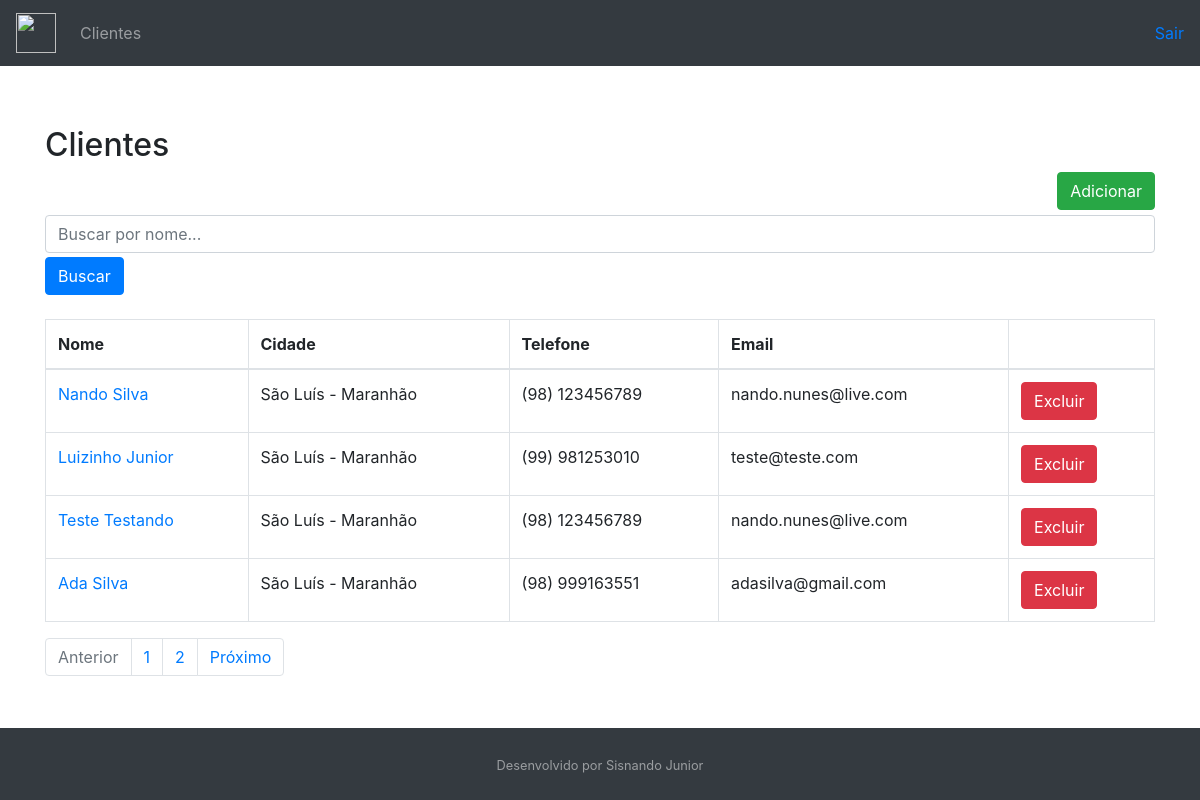
/customer/list/, run on the app's committed database.
### customer/models.py (models this page shows, shortened)
class Customer(models.Model):
    first_name = models.CharField(max_length=30)
    last_name = models.CharField(max_length=50)
    email = models.EmailField()
    birth_date = models.DateField()
    area_code = models.CharField(max_length=3)
    phone_number = models.CharField(max_length=9)
    country = models.CharField(max_length=30)
    state = models.CharField(max_length=30)
    city = models.CharField(max_length=30)
    created_date = models.DateTimeField(auto_now_add=True)
    update_date = models.DateTimeField(auto_now=True)
    active = models.BooleanField(default=True)
    def get_full_phone_number(self):
        return f"({self.area_code}) {self.phone_number}"
    def get_full_name(self):
        return f"{self.first_name} {self.last_name}"
    def get_full_city(self):
        return f"{self.city} - {self.state}"
    def get_absolute_url(self):
        return reverse("customer:customer-update", kwargs={"pk": self.pk})
    def get_delete_url(self):
        return reverse("customer:customer-delete", kwargs={"pk": self.pk})
    class Meta:
        db_table = "customer"

### customer/views.py (the view)
# urls.py: path("list/", CustomerListView.as_view(), name="customer_list"),
class CustomerListView(ListView):
    template_name = "customer/customer_list.html"
    paginate_by = 4
    model = Customer
    def get_queryset(self):
        name = self.request.GET.get("name")
        if name:
            object_list = self.model.objects.filter(
                Q(first_name__icontains=name) | Q(last_name__icontains=name)
            ) #icontains ignora letras maiusculas e minusculas
        else:
            object_list = self.model.objects.all()
        return object_list

### customer/templates/customer/customer_list.html (shortened to what this page needs)
{% extends "model-page.html" %}
{% block content %}
<h2>Clientes</h2>
<a href="{% url "customer:customer_create" %}">
<button type="button" class="btn btn-success"
        style="float: right; margin-bottom: 5px">Adicionar</button>
</a>
<form>
    <div class="form-group mb-1">
        <input class="form-control" type="text" name="name" placeholder="Buscar por nome...">
    </div>
    <button type="submit" class="btn btn-primary">Buscar</button>
</form>
<table class="table table-bordered mt-4">
    <thead>
    <tr>
        <th>Nome</th>
        <th>Cidade</th>
        <th>Telefone</th>
        <th>Email</th>
        <th></th>
    </tr>
    </thead>
    <tbody>
    {% for customer in customer_list%}
    <tr>
        <td><a href="{{ customer.get_absolute_url }}">{{customer.get_full_name}}</a></td>
        <td>{{customer.get_full_city}}</td>
        <td>{{customer.get_full_phone_number}}</td>
        <td>{{customer.email}}</td>
        <form method="post" action="{{customer.get_delete_url}}">{% csrf_token %}
            <td><button type="button" class="btn btn-danger" data-toggle="modal" data-target="#ExemploModalCentralizado">
                Excluir
            </button>
            </td></form>
    </tr>
    {% endfor %}
    </tbody>
</table>
<ul class="pagination">
    {% if page_obj.has_previous %}
    <li class="page-item"><a class="page-link" href="?page={{page_obj.previous_page_number}}">Anterior</a></li>
    {% else %}
    <li class="page-item disabled"><a class="page-link" href="#">Anterior</a></li>
    {% endif %}
    {% for object in page_obj.paginator.page_range %}
    <li class="page-item"><a class="page-link" href="?page={{ forloop.counter }}">{{ forloop.counter }}</a></li>
    {% endfor %}
    {% if page_obj.has_next %}
    <li class="page-item"><a class="page-link" href="?page={{page_obj.next_page_number}}">Próximo</a></li>
    {% else %}
    <li class="page-item disabled"><a class="page-link" href="#">Próximo</a></li>
    {% endif %}
</ul>
{% endblock %}

### core/templates/model-page.html (style rules this page uses)
html, body { height: 100%; }

### data on the page
Customer: get_full_name "Nando Silva", get_full_city "São Luís - Maranhão", get_full_phone_number "(98) 123456789", email "nando.nunes@live.com"
Customer: get_full_name "Luizinho Junior", get_full_city "São Luís - Maranhão", get_full_phone_number "(99) 981253010", email "teste@teste.com"
Customer: get_full_name "Teste Testando", get_full_city "São Luís - Maranhão", get_full_phone_number "(98) 123456789", email "nando.nunes@live.com"
Customer: get_full_name "Ada Silva", get_full_city "São Luís - Maranhão", get_full_phone_number "(98) 999163551", email "adasilva@gmail.com"
